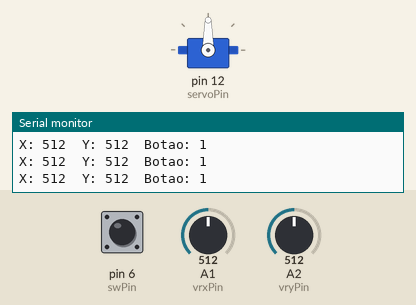
A sketch run on a simulated Arduino Uno, built with avr-gcc and run on an emulated ATmega328P. Shown: servo, the last lines printed to the serial monitor. Inputs (shaded band) come from the test bench; at power-on: A1 (vrxPin) = 512, A2 (vryPin) = 512, pin 6 (swPin) HIGH.

Above: at 1.2 s.
1.3 s: A1 (vrxPin) set to 716
At 2.3 s:
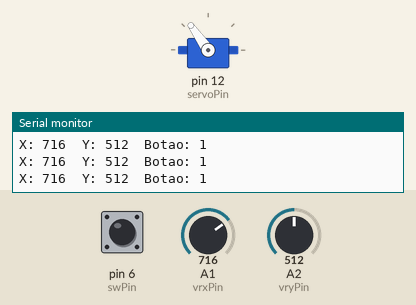
2.8 s: A1 (vrxPin) set to 1023
At 4.0 s:
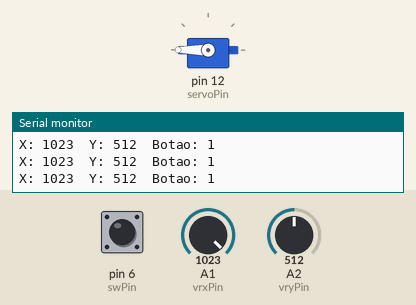
4.3 s: A1 (vrxPin) set to 900
At 4.7 s:
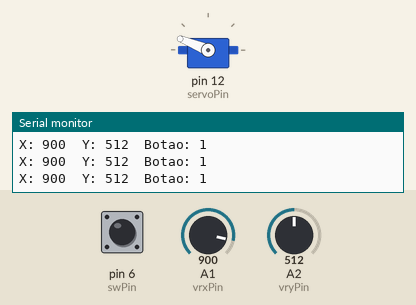
5.8 s: A1 (vrxPin) set to 109
At 6.3 s:
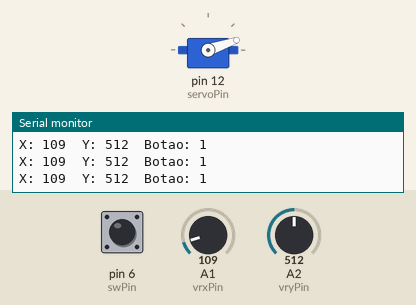
7.3 s: A1 (vrxPin) set to 90
At 8.2 s:
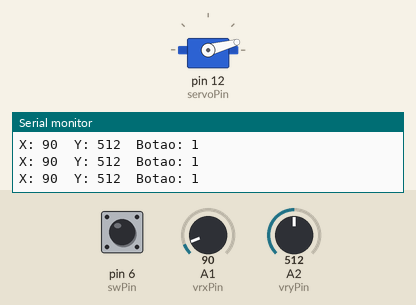
10.3 s: A2 (vryPin) set to 107
13.3 s: A2 (vryPin) set to 93
Timing chart, 0 to 16.3 s (numbered marks = the images above; inputs shaded):
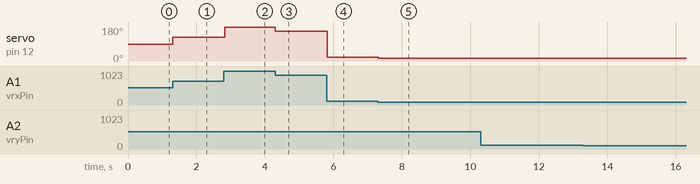

Measured:
- after the input at 1.3 s, servo on pin 12 (servoPin): 90° → 125° at once
- after the input at 2.8 s, servo on pin 12 (servoPin): 125° → 180° at once
- after the input at 4.3 s, servo on pin 12 (servoPin): 180° → 158° at once
- after the input at 5.8 s, servo on pin 12 (servoPin): 158° → 19° at once
- after the input at 7.3 s, servo on pin 12 (servoPin): 19° → 15° at once

The sketch:

codigo_joystick_servo.ino
```cpp
#include <Servo.h>

Servo meuServo;

const int servoPin = 12;
const int vrxPin = A1;
const int vryPin = A2; // opcional se não usar
const int swPin = 6;   // botão do joystick

void setup() {
  meuServo.attach(servoPin);
  pinMode(swPin, INPUT_PULLUP); // botão do joystick
  Serial.begin(9600);           // para debug
}

void loop() {
  int xValor = analogRead(vrxPin);   // lê o eixo X
  int yValor = analogRead(vryPin);   // lê o eixo Y (opcional poque o motor só vai da esquerda pra direita não de cima pra baixo, mas vou ensinar com ele )
  int resetBotao = digitalRead(swPin); // lê o botão. (ele só serve pra resetar o motor pro meio caso aconteça alguma coisa)

  // "converte" os valores do joystick e do mmotor servo pra funcionar. O eixo X de 0-1023 para 0-180°
  int pos = map(xValor, 0, 1023, 0, 180);
  meuServo.write(pos);

  // isso faz o botão "resetar" Exemplo: botão reseta posição para 90°
  if(resetBotao == LOW){
    meuServo.write(90);
  }

  // Debug (não precisa mas é bom colocar)
  Serial.print("X: "); Serial.print(xValor);
  Serial.print("  Y: "); Serial.print(yValor);
  Serial.print("  Botao: "); Serial.println(resetBotao);

  delay(20); // suaviza o movimento do motor
}
```
